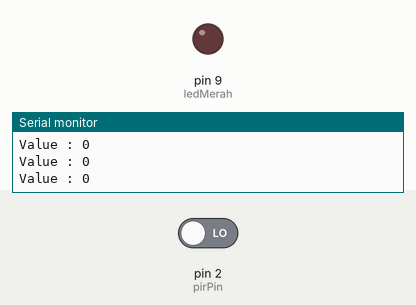
Bench run of a sketch on a simulated Arduino Uno, built with avr-gcc and run on an emulated ATmega328P. Parts: output pins drawn as LEDs (lit = HIGH), the last lines printed to the serial monitor. The test bench sets the inputs (shaded band); at power-on: pin 2 (pirPin) LOW.

Above: at 1.2 s.
1.3 s: pin 2 (pirPin) driven HIGH
At 2.1 s:
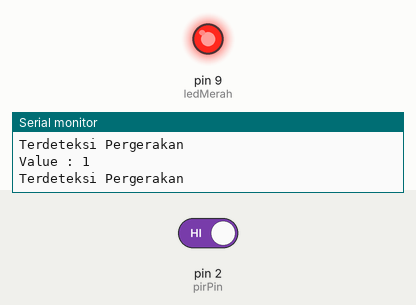
3.1 s: pin 2 (pirPin) driven LOW
At 4.9 s:
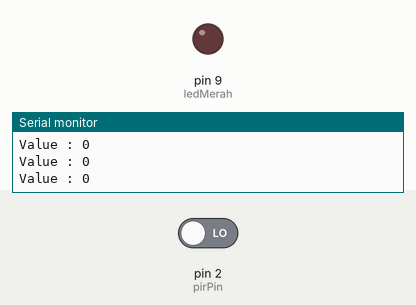
Timing chart, 0 to 6.4 s (numbered marks = the images above; inputs shaded):
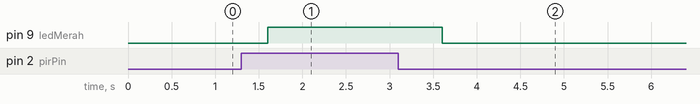

Measured:
- after the input at 1.3 s, pin 9 (ledMerah): LOW → HIGH after 0.30 s
- after the input at 3.1 s, pin 9 (ledMerah): HIGH → LOW after 0.50 s

The sketch:

sketch.ino
```cpp
int pirPin = 2;
int ledMerah = 9;

void setup() {
  // put your setup code here, to run once:
Serial.begin(9600);
pinMode(ledMerah, OUTPUT);
}

void loop() {
  // put your main code here, to run repeatedly:
int pirValue = digitalRead(pirPin);
Serial.print("Value : ");
Serial.println(pirValue);
delay(200);

if(pirValue == 1){
  Serial.println("Terdeteksi Pergerakan");
  digitalWrite(ledMerah, HIGH);
  delay(200);
}else{
  digitalWrite(ledMerah, LOW);
}

}
```
